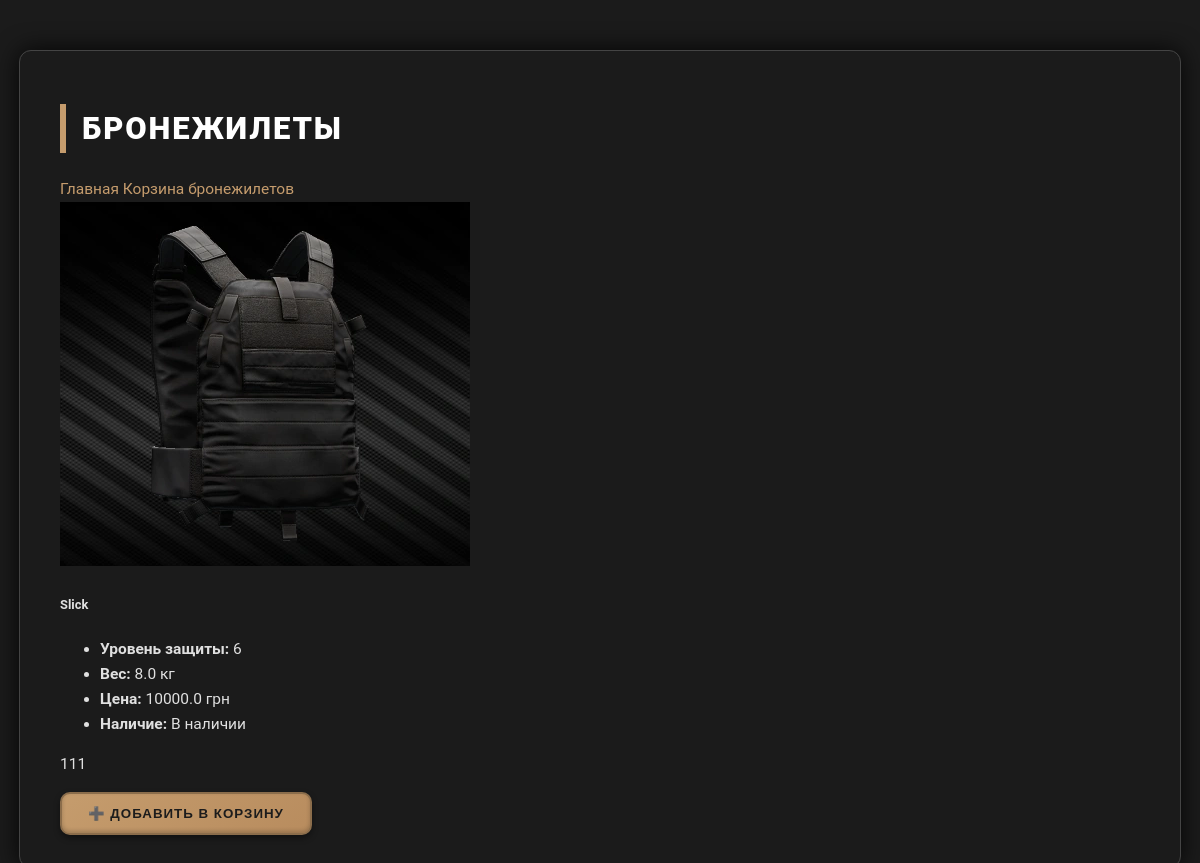
The page /vests on the database its author committed.
### tables this page shows
CREATE TABLE vests (
    id INTEGER PRIMARY KEY AUTOINCREMENT,
    model TEXT NOT NULL,
    protection_level TEXT NOT NULL,
    weight REAL NOT NULL,
    price REAL NOT NULL,
    image TEXT,
    description TEXT,
    availability_status TEXT DEFAULT 'in_stock',
    restock_hours INTEGER
);

### routes/vests.py (the view)
@router.get("/vests", response_class=HTMLResponse)
async def get_vests(request: Request):
    conn = get_db()
    conn.row_factory = sqlite3.Row
    cursor = conn.cursor()
    cursor.execute("SELECT * FROM vests")
    rows = cursor.fetchall()
    conn.close()
    vests_list = [dict(row) for row in rows]
    flash_msg = get_flash(request)
    user_id = get_current_user_id(request)
    role = "user"
    if user_id:
        conn = get_db()
        u = conn.execute("SELECT role FROM users WHERE id = ?", (user_id,)).fetchone()
        conn.close()
        if u:
            role = u["role"]
    return templates.TemplateResponse(
        "vests.html", {"request": request, "vests": vests_list, "flash": flash_msg, "role": role}
    )

### templates/vests.html (shortened to what this page needs)
<!doctype html>
<html lang="ru">
<head>
    <link rel="stylesheet" href="/static/style.css">
</head>
<body class="container mt-4">
<h1 class="mb-4">Бронежилеты</h1>
<div class="mb-3 d-flex gap-2 flex-wrap">
    <a href="/" class="btn btn-secondary">Главная</a>
    <a href="{{ request.url_for('cart_vests') }}" class="btn btn-outline-primary">Корзина бронежилетов</a>
</div>
{% if vests %}
<div class="row row-cols-1 row-cols-md-2 row-cols-lg-3 g-4">
    {% for vest in vests %}
    <div class="col">
        <div class="card h-100 shadow-sm border-0">
            {% if vest['image'] %}
            <img src="{{ request.url_for('static', path=vest['image']) }}" class="card-img-top" alt="Фото бронежилета">
            {% else %}
            <img src="/static/no-image.png" class="card-img-top" alt="Нет фото">
            {% endif %}
            <div class="card-body d-flex flex-column">
                <h5 class="card-title">{{ vest['model'] }}</h5>
                <ul class="list-unstyled mb-2 small">
                    <li><strong>Уровень защиты:</strong> {{ vest['protection_level'] }}</li>
                    <li><strong>Вес:</strong> {{ vest['weight'] }} кг</li>
                    <li><strong>Цена:</strong> {{ vest['price'] }} грн</li>
                    <li>
                        <strong>Наличие:</strong>
                        {% if vest['availability_status'] == 'in_stock' %}
                            <span class="text-success">В наличии</span>
                        {% elif vest['availability_status'] == 'out_of_stock' %}
                            <span class="text-danger">Нет в наличии</span>
                        {% else %}
                            Завоз через {{ vest['restock_hours'] }} ч
                        {% endif %}
                    </li>
                </ul>
                {% if vest['description'] %}
                <p class="mb-3">{{ vest['description'] }}</p>
                {% endif %}
                <div class="mt-auto d-flex gap-2">
                    <form action="{{ request.url_for('add_vest_to_cart', vest_id=vest['id']) }}" method="post" class="flex-grow-1">
                        <button type="submit"
                                class="btn btn-success w-100"
                                {% if vest['availability_status'] == 'out_of_stock' %}disabled{% endif %}>
                            ➕ Добавить в корзину
                        </button>
                    </form>
                </div>
            </div>
        </div>
    </div>
    {% endfor %}
</div>
{% else %}
<p class="text-muted">Бронежилеты не найдены.</p>
{% endif %}
</body>
</html>

### static/style.css (style rules this page uses)
:root { --bg-dark: #0d0d0d; --bg-panel: #1b1b1b; --bg-highlight: #272727; --border-color: #444444; --text-primary: #e0e0e0; --text-secondary: #a0a0a0; --accent: #c59c6d; --accent-hover: #d3b07f; --accent-border: #8b6d4b; --shadow-dark: rgba(0, 0, 0, 0.85); }
body { background-color: var(--bg-dark); color: var(--text-primary); font-family: "Roboto", "Segoe UI", Tahoma, sans-serif; font-size: 15.5px; line-height: 1.6; margin: 0; padding: 0; }
.container { max-width: 1080px; margin: 50px auto; padding: 32px 40px; background-color: var(--bg-panel); border-radius: 12px; border: 1px solid var(--border-color); box-shadow: 0 0 24px var(--shadow-dark); }
h1, h2, h3, h4 { color: #ffffff; font-weight: 800; text-transform: uppercase; border-left: 6px solid var(--accent); padding-left: 16px; margin-bottom: 1.5rem; letter-spacing: 0.06em; }
button, input[type="submit"], a.button { background: linear-gradient(145deg, var(--accent), #b88c5e); color: #1c1c1c; border: 2px solid var(--accent-border); padding: 12px 26px; border-radius: 10px; font-weight: 700; letter-spacing: 1px; cursor: pointer; transition: all 0.25s ease, box-shadow 0.25s ease; box-shadow: inset 0 -2px 4px rgba(0,0,0,0.2), 0 3px 6px rgba(0,0,0,0.4); text-transform: uppercase; user-select: none; }
a { color: var(--accent); text-decoration: none; transition: color 0.25s ease; }

### rows shown on the page
vests: url_for (picture), model "Slick", protection_level "6", weight "8.0", price "10000.0", availability_status "В наличии", description "111"
